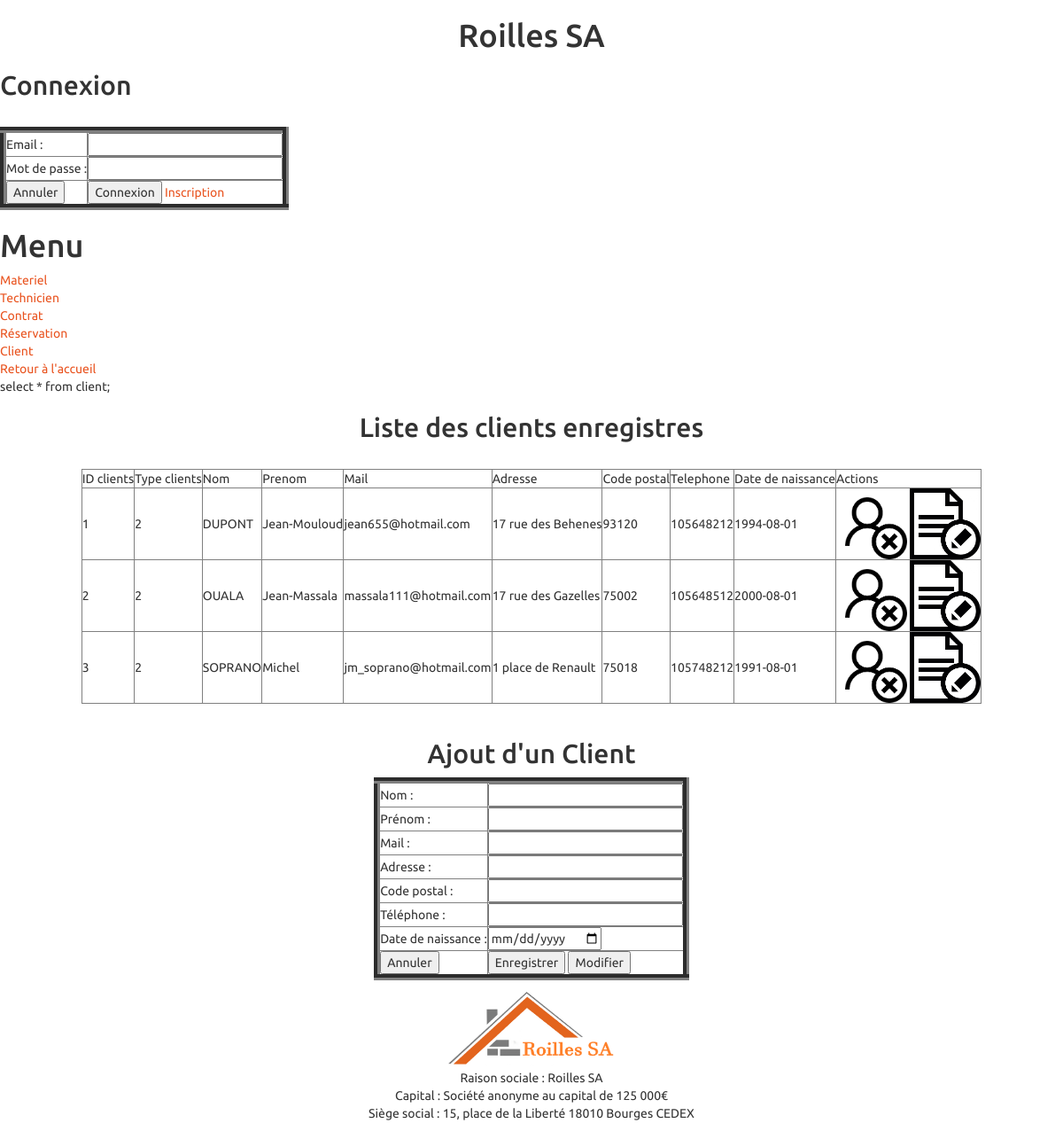
The app's page /index.php?page=5 with its own data.
### tables this page shows
CREATE TABLE IF NOT EXISTS CLIENT
 (
   IDC int(32) NOT NULL auto_increment  ,
   CODE_TYPEC CHAR(32) NOT NULL  ,
   MDPC VARCHAR(255) NULL  ,
   MAIL VARCHAR(50) NULL  ,
   NOMC CHAR(32) NULL  ,
   PRENOMC CHAR(32) NULL  ,
   ADRESSEC VARCHAR(100) NULL  ,
   CPC CHAR(32) NULL  ,
   TELC int(32) NULL  ,
   DATENAISSC DATE NULL,  
   PRIMARY KEY (IDC) 
 );

### MCV/controleur/controleur.php (called while the page is built, shortened)
<?php
    include("modele/modele.php");
    function selectAllC($table)
    {
        if($table == "materiel" || $table == "technicien" || $table == "contrat" || $table == "reservation" || $table == "client")
        {
            $resultat = selectAllM($table);
            return $resultat;
        }
        else
        {
            return null;
        }
    }
?>

### MCV/vue/vueclient.php (the view, shortened to what this page needs)
<center>
	<h2> Liste des clients enregistres </h2>
	<br/>
	<table border = 1>
		<tr>
		<td>ID clients</td>
		<td>Type clients</td>
		<td>Nom</td>
      	<td>Prenom</td>
     	<td>Mail</td>
      	<td>Adresse</td>
      	<td>Code postal</td>
      	<td>Telephone</td>
     	<td>Date de naissance</td>
     	<td>Actions</td>
     </tr>
      	<?php
		foreach ($resultats as $unResultat) {
			echo "
			<tr>
			<td>".$unResultat['IDC']."</td>
			<td>".$unResultat['CODE_TYPEC']."</td>
			<td>".$unResultat['NOMC']."</td>
			<td>".$unResultat['PRENOMC']."</td>
			<td>".$unResultat['MAIL']."</td>
			<td>".$unResultat['ADRESSEC']."</td>
			<td>".$unResultat['CPC']."</td>
			<td>".$unResultat['TELC']."</td>
			<td>".$unResultat['DATENAISSC']."</td>
			<td> 	<a href='index.php?page=6&action=X&IDC=".$unResultat['IDC']."'>
							<img src='image/supprimer.png' width='80' height='80' > </a>
							<a href='index.php?page=6&action=E&IDC=".$unResultat['IDC']."'>
							<img src='image/editer.jpg' width='80' height='80' > </a>
				</tr>";
		}
		?>
		</table>
		<br/>
			<h2>Ajout d'un Client</h2>
				<form method="post" action="">
					<table border= 7 >
						<tr><td>Nom : </td> <td> <input type="text" name="NOMC" value="<?php if(isset($resultat)) echo $resultat['NOMC'] ; ?>"></td></tr>
						<tr><td>Prénom : </td> <td> <input type="text" name="PRENOMC" value="<?php if(isset($resultat)) echo $resultat['PRENOMC'] ; ?>"></td></tr>
						<tr><td>Mail : </td> <td> <input type="text" name="MAIL" value="<?php if(isset($resultat)) echo $resultat['MAIL'] ; ?>"></td></tr>
						<tr><td>Adresse : </td> <td> <input type="text" name="ADRESSEC" value="<?php if(isset($resultat)) echo $resultat['ADRESSEC'] ; ?>"></td></tr>
						<tr><td>Code postal : </td> <td> <input type="int" name="CPC" value="<?php if(isset($resultat)) echo $resultat['CPC'] ; ?>"></td></tr>
						<tr><td>Téléphone : </td> <td> <input type="int" name="TELC" value="<?php if(isset($resultat)) echo $resultat['TELC'] ; ?>"></td></tr>
						<tr><td>Date de naissance : </td> <td> <input type="date" name="DATENAISSC" value="<?php if(isset($resultat)) echo $resultat['DATENAISSC'] ; ?>"></td></tr>
						<tr>
							<td> <input type="reset" name="Annuler" value="Annuler"></td>
							<td> <input type="submit" name="Enregistrer" value="Enregistrer">
							<input type="submit" name="Modifier" value="Modifier"></td>
						</tr>
					</table>
				</form>
</center>

### records on screen
client: IDC "1", CODE_TYPEC "2", NOMC "DUPONT", PRENOMC "Jean-Mouloud", MAIL "jean655@hotmail.com", ADRESSEC "17 rue des Behenes", CPC "93120", TELC "105648212", DATENAISSC "1994-08-01"
client: IDC "2", CODE_TYPEC "2", NOMC "OUALA", PRENOMC "Jean-Massala", MAIL "massala111@hotmail.com", ADRESSEC "17 rue des Gazelles", CPC "75002", TELC "105648512", DATENAISSC "2000-08-01"
client: IDC "3", CODE_TYPEC "2", NOMC "SOPRANO", PRENOMC "Michel", MAIL "jm_soprano@hotmail.com", ADRESSEC "1 place de Renault", CPC "75018", TELC "105748212", DATENAISSC "1991-08-01"

### other values on screen
$requete "select * from client;"
